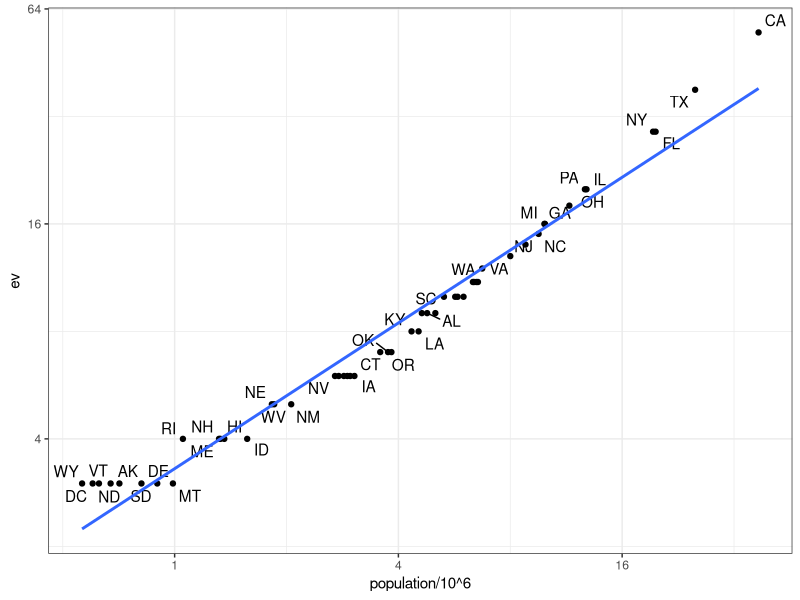

Recreate this plot in R. (Note: this script raises an error after producing the figure.)
## ---- chunk 1
library(tidyverse)
library(dslabs)
library(gridExtra)
library(ggthemes)
ds_theme_set()
options(digits = 3)
knitr::opts_chunk$set(
  comment = "#>",
  collapse = TRUE,
  cache = TRUE,
  out.width = "70%",
  fig.align = "center",
  fig.width = 6,
  fig.asp = 0.618,  # 1 / phi
  fig.show = "hold"
)

img_path <- "img"
## ---- chunk 2


## Joining tables

library(tidyverse) 
library(dslabs) 
data(murders) 
head(murders) 
## ---- chunk 3
data(polls_us_election_2016) 
head(results_us_election_2016) 
## ---- chunk 4
identical(results_us_election_2016$state, murders$state) 
## ---- chunk 5


## Joins

tab <- left_join(murders, results_us_election_2016, by = "state") |> 
  select(-others) |> rename(ev = electoral_votes) 
head(tab) 
## ---- chunk 6
library(ggrepel) 
tab |> ggplot(aes(population/10^6, ev, label = abb)) + 
  geom_point() + 
  geom_text_repel() +  
  scale_x_continuous(trans = "log2") + 
  scale_y_continuous(trans = "log2") + 
  geom_smooth(method = "lm", se = FALSE) 
## ---- chunk 7
tab_1 <- slice(murders, 1:6) |> select(state, population) 
tab_1 
## ---- chunk 8
tab_2 <- results_us_election_2016 |>  
  filter(state%in%c("Alabama", "Alaska", "Arizona",  
                    "California", "Connecticut", "Delaware")) |>  
  select(state, electoral_votes) |> rename(ev = electoral_votes) 
tab_2 
## ---- chunk 9
left_join(tab_1, tab_2, by = "state") 
## ---- chunk 10
tab_1 |> right_join(tab_2, by = "state") 
## ---- chunk 11
inner_join(tab_1, tab_2, by = "state") 
## ---- chunk 12
full_join(tab_1, tab_2, by = "state") 
## ---- chunk 13
semi_join(tab_1, tab_2, by = "state") 
## ---- chunk 14
anti_join(tab_1, tab_2, by = "state") 
## ---- chunk 15
knitr::include_graphics(file.path(img_path,"joins.png")) 
## ---- chunk 16
bind_cols(a = 1:3, b = 4:6) 
## ---- chunk 17
tab_1 <- tab[, 1:3] 
tab_2 <- tab[, 4:6] 
tab_3 <- tab[, 7:8] 
new_tab <- bind_cols(tab_1, tab_2, tab_3) 
head(new_tab) 
## ---- chunk 18
tab_1 <- tab[1:2,] 
tab_2 <- tab[3:4,] 
bind_rows(tab_1, tab_2) 
## ---- chunk 19
intersect(1:10, 6:15) 
## ---- chunk 20
intersect(c("a","b","c"), c("b","c","d")) 
## ---- chunk 21
tab_1 <- tab[1:5,] 
tab_2 <- tab[3:7,] 
dplyr::intersect(tab_1, tab_2) 
## ---- chunk 22
union(1:10, 6:15) 
union(c("a","b","c"), c("b","c","d")) 
## ---- chunk 23
tab_1 <- tab[1:5,] 
tab_2 <- tab[3:7,] 
dplyr::union(tab_1, tab_2)  
## ---- chunk 24
setdiff(1:10, 6:15) 
setdiff(6:15, 1:10) 
## ---- chunk 25
tab_1 <- tab[1:5,] 
tab_2 <- tab[3:7,] 
dplyr::setdiff(tab_1, tab_2) 
## ---- chunk 26
setequal(1:5, 1:6) 
## ---- chunk 27
setequal(1:5, 5:1) 
## ---- chunk 28
dplyr::setequal(tab_1, tab_2) 
